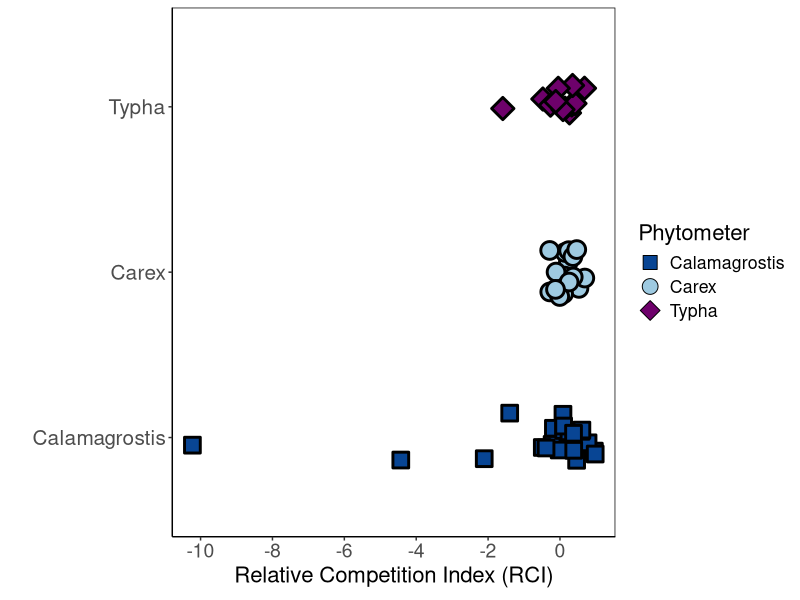

This chart was generated by the following R code: (Note: this script raises an error after producing the figure.)

library(tidyverse)
library(ggpubr)
library(cowplot)
library(gridExtra)


RCI.res <- read.csv("Data/RCI_residents.csv")
str(RCI.res) 
RCI.res$Year <- as.factor(RCI.res$Year)

sum <- RCI.res %>% 
  group_by(Phytometer, Year) %>% 
  summarise(average = mean(RCI),
            std = sd(RCI),
            N = length(RCI),
            SE = (std/(sqrt(N))))

#  Phytometer    Year  average   std     N     SE
#1 Calamagrostis 2016  -1.37   3.50     10 1.11  
#2 Calamagrostis 2017   0.163  0.420     9 0.140 
#3 Carex         2016   0.365  0.244     5 0.109 
#4 Carex         2017   0.0611 0.244    11 0.0735
#5 Typha         2016   0.188  0.383     6 0.156 
#6 Typha         2017  -0.192  0.699     6 0.285 

sum.res <- RCI.res %>% 
  group_by(Phytometer) %>% 
  summarise(average = mean(RCI),
            std = sd(RCI),
            N = length(RCI),
            SE = (std/(sqrt(N))))

#Phytometer     average   std     N     SE
#1 Calamagrostis -0.646   2.61     19 0.600 
#2 Carex          0.156   0.277    16 0.0692
#3 Typha         -0.00193 0.573    12 0.165

##### Resident species ##############

colours = c("Calamagrostis" = "#084594", 
            "Typha" = "#6e016b", 
            "Carex" = "#9ecae1", 
            "Phragmites" = "#fb6a4a")

shapes = c("Calamagrostis" = 22, 
           "Typha" = 23, 
           "Carex" = 21, 
           "Phragmites" = 24)

RCI.plot <- ggplot(RCI.res, 
                   aes(x = Phytometer, y = RCI, 
                       fill = Phytometer, shape = Phytometer)) + 
  geom_jitter(aes(stroke = 1.5),
              width = 0.15,
              height = 0.15,
             size = 5) +
  theme_classic() +
  labs(x = " ",
       y = expression(paste("Relative Competition Index (RCI)"))) + 
  theme(panel.border = element_rect(fill = NA)) +
  theme(text = element_text(size = 16),
        axis.text.x = element_text(size = 14),
        axis.text.y = element_text(size = 15)) +
  coord_flip() +
  scale_fill_manual(values = colours) +
  scale_shape_manual(values = shapes) +
  scale_y_continuous(breaks = c(-12, -10, -8, -6, -4, -2, 0, 2)) 

ggsave("Figures/RCI_residents.jpeg")

###### Phragmites ###############

RCI.phrag <- read.csv("Data/RCI.phrag.csv")
str(RCI.phrag) 
RCI.phrag$Year <- as.factor(RCI.phrag$Year)

RCI.phrag <- RCI.phrag %>% 
  unite("Phytometer", Phytometer,Neighbours, remove = FALSE)


ph.sum <- RCI.phrag %>% 
  group_by(Phytometer, Year) %>% 
  summarise(average = mean(RCI),
            std = sd(RCI),
            N = length(RCI),
            SE = (std/(sqrt(N))))

#   spp_n                    Year  average   std     N    SE
#1 Phragmites_Calamagrostis 2016  -0.123  0.544     6 0.222
#2 Phragmites_Calamagrostis 2017  -0.373  0.958     4 0.479
#3 Phragmites_Carex         2016  -0.675  2.05      5 0.915
#4 Phragmites_Carex         2017   0.104  0.728     4 0.364
#5 Phragmites_Typha         2016  -0.0544 0.373     5 0.167
#6 Phragmites_Typha         2017  -0.361  0.670     7 0.253


sum.phr <- RCI.phrag %>% 
  group_by(Phytometer) %>% 
  summarise(average = mean(RCI),
            std = sd(RCI),
            N = length(RCI),
            SE = (std/(sqrt(N))))

#Phytometer               average   std     N    SE
#<chr>                      <dbl> <dbl> <int> <dbl>
#1 Phragmites_Calamagrostis  -0.223 0.698    10 0.221
#2 Phragmites_Carex          -0.329 1.57      9 0.523
#3 Phragmites_Typha          -0.233 0.566    12 0.163

##### Resident species ##############

ph.sum <- ph.sum %>% 
  mutate(Year = fct_relevel(Year, "2017", "2016"))

RCI.plot2 <- ggplot(RCI.phrag, 
                    aes(x = Neighbours, y = RCI, 
                        fill = Phytometer, shape = Neighbours)) + 
  geom_jitter(aes(stroke = 1.5),
              width = 0.15,
              height = 0.15,
              size = 5) +
  theme_classic() +
  labs(x = " ",
       y = expression(paste("Relative Competition Index (RCI)"))) + 
  theme(panel.border = element_rect(fill = NA)) +
  theme(text = element_text(size = 16),
        axis.text.x = element_text(size = 14),
        axis.text.y = element_text(size = 15)) +
  coord_flip() +
  scale_fill_manual(values = colours) +
  scale_shape_manual(values = shapes) +
  scale_y_continuous(breaks = c(-12, -10, -8, -6, -4, -2, 0, 2)) 


RCI.panel <- RCI.plot + RCI.plot2 +
  plot_layout(ncol = 1) +
  plot_annotation(tag_levels = 'A')

ggsave("Figures/RCI_panel.TIFF", RCI.panel,
       dpi = 150, units = "in")



summed <- full_join(sum, ph.sum)

summed <- summed %>% 
  mutate(Year = fct_relevel(Year, "2017", "2016"))

summed <- summed %>% 
  mutate(Phytometer = fct_relevel(Phytometer, 
                                  "Typha", 
                                  "Carex", 
                                  "Calamagrostis",
                                  "Phragmites_Typha", 
                                  "Phragmites_Carex", 
                                  "Phragmites_Calamagrostis"))


RCI.plot.all <- ggplot(summed, aes(x = Phytometer, y = average, colour = Year, shape = Year)) + 
  geom_point(position = position_dodge(0.6),
             size = 5) +
  geom_errorbar(aes(ymin = average - SE, ymax = average + SE),
                width = 0.3, position = position_dodge(0.6),
                color = "black",
                size = 1) +
  theme_classic() +
  scale_colour_manual(values = c("#00441b", "#08519c")) +
  labs(x = " ",
       y = expression(paste("Relative Competition Index (RCI)"))) + 
  theme(panel.border = element_rect(fill = NA)) +
  theme(text = element_text(size = 16),
        axis.text.x = element_text(size = 14),
        axis.text.y = element_text(size = 15)) +
  geom_hline(yintercept = 0, linetype = "dashed",
             size = 1) +
  coord_flip() +
  theme(axis.text.y = element_text(angle = 30))

######### No Years Apart ###############

sum.phrag <- RCI.phrag %>% 
  group_by(Phytometer) %>% 
  summarise(average = mean(RCI),
            std = sd(RCI),
            N = length(RCI),
            SE = (std/(sqrt(N))))

#  Phytometer               average   std     N    SE
#1 Phragmites_Calamagrostis  -0.223 0.698    10 0.221
#2 Phragmites_Carex          -0.329 1.57      9 0.523
#3 Phragmites_Typha          -0.233 0.566    12 0.163

write.csv(sum.phrag, "Data/phrag.RCI.sum.csv")

RCI.plot.phr <- ggplot(sum.phrag, 
                       aes(x = Phytometer, 
                           y = average, 
                           shape = Phytometer)) + 
  geom_errorbar(aes(ymin = average - SE, ymax = average + SE),
                width = 0.3, 
                color = "black",
                size = 1) +
  geom_point(size = 5,
             colour = "#737373") +
  theme_classic(base_size = 14) +
  ylab("Relative Competition Index (RCI)") + 
  theme(panel.border = element_rect(fill = NA)) +
  theme(axis.title.y=element_blank(),
        axis.text.y=element_blank(),
        axis.ticks.y=element_blank()) +
  geom_hline(yintercept = 0, linetype = "dashed",
             size = 1) +
  coord_flip() +
  theme(legend.position = c(0.2, 0.8)) +
  theme(legend.title = element_blank()) +
  theme(legend.text=element_text(size = 11))

RCI.plot.phr

ggsave("Figures/RCI_phrag.TIFF", RCI.plot.phr,
       dpi = 300)


sum.res <- RCI.res %>% 
  group_by(Phytometer) %>% 
  summarise(average = mean(RCI),
            std = sd(RCI),
            N = length(RCI),
            SE = (std/(sqrt(N))))

#Phytometer     average   std     N     SE
#1 Calamagrostis -0.651   2.53     21 0.552 
#2 Carex          0.156   0.277    16 0.0692
#3 Typha         -0.00193 0.573    12 0.165 

RCI.plot.res <- ggplot(sum.res, aes(x = Phytometer, y = average, shape = Phytometer)) + 
    geom_errorbar(aes(ymin = average - SE, ymax = average + SE),
                width = 0.3, 
                color = "black",
                size = 1) +
  geom_point(size = 5,
             colour = "#00441b") +
  theme_classic(base_size = 14) +
  theme(axis.title.y=element_blank(),
        axis.text.y=element_blank(),
        axis.ticks.y=element_blank()) +
  theme(panel.border = element_rect(fill = NA)) +
  geom_hline(yintercept = 0, linetype = "dashed",
             size = 1) +
  ylab("Relative Competition Index (RCI)") +
  coord_flip() +
  theme(legend.position = c(0.15, 0.8)) +
  theme(legend.title = element_blank()) +
  theme(legend.text=element_text(size=11))

RCI.plot.res


ggsave("Figures/RCI_residents.TIFF", RCI.plot.phr,
       dpi = 300)



panel.RCI <- ggarrange(RCI.plot.res, RCI.plot.phr,
                       nrow = 2,
                   labels = "AUTO",
                   hjust = c(-2, -2),
                   vjust = 2)

panel.RCI

ggsave("Figures/RCI_panel.TIFF", panel.RCI,
       dpi = 300)

######## RCI Density Plots ##########
RCI.res <- read.csv("Data/RCI_residents.csv")
RCI.res

rci.res.den <- ggplot(RCI.res, aes(x = RCI, fill = as.factor(Phytometer))) +
  geom_density(alpha = 0.5, size = 1) +
  facet_wrap("Phytometer") + 
  scale_fill_manual(values = c("grey", "grey", "grey")) +
  theme_classic(base_size = 12) +
  theme(panel.border = element_rect(fill = NA)) +
  labs(x = " ",
       y = "Density") +
  theme(legend.position = "none",
        strip.text = element_text(size=12),
        axis.text.x = element_text(size = 12),
        axis.text.y = element_text(size = 12)) +
  xlim(-15, 2) +
  geom_vline(xintercept = 0, linetype="dotted", 
             color = "black", size=2)

rci.res.den 

ggsave("Figures/RCI_density.TIFF", rci.res.den,
       dpi= 300)




RCI.phrag <- read.csv("Data/RCI.phrag.csv")
RCI.phrag

RCI.phrag <- RCI.phrag %>% 
  unite("Species", Phytometer,Neighbours, remove = FALSE)

rci.phr.den <- ggplot(RCI.phrag, aes(x = RCI, fill = as.factor(Phytometer))) +
  geom_density(alpha = 0.5, size = 1) +
  facet_wrap("Species") + 
  scale_fill_manual(values = c("grey")) +
  theme_classic(base_size = 12) +
  theme(panel.border = element_rect(fill = NA)) +
  labs(x = "Relative Competition Index (RCI)",
       y = "Density") +
  theme(legend.position = "none",
        strip.text = element_text(size=12),
        axis.text.x = element_text(size = 12),
        axis.text.y = element_text(size = 12)) +
  xlim(-5, 2) +
  geom_vline(xintercept = 0, linetype="dotted", 
             color = "black", size= 2)

rci.phr.den 

ggsave("Figures/RCI_phrag_density.TIFF", rci.phr.den,
       dpi= 300)


RCI.panel <- ggarrange(rci.res.den, rci.phr.den,
          nrow = 2,
          labels = "AUTO",
          hjust = -2,
          vjust = 2)

ggsave("Figures/RCI_panel.jpeg", RCI.panel,
       height = 6.68,
       width = 9,
       dpi = 300)

############ Raw Biomass ##########

weights16 <- read.csv("Data/weights_2016.csv")
weights17 <- read.csv("Data/weights_2017.csv")

weights <- full_join(weights16, weights17)


weights <- na.omit(weights)

weights <- weights %>% 
  unite("spp_trt", Species, Competition, remove = FALSE)

weights <- weights %>% #rename the factors
  mutate(Competition = fct_recode(Competition,
                                  "No competition" = "No",
                                  "Competition" = "Yes"))


target <- c("Carex", "Calamagrostis", "Typha")

weight.res <- weights %>% filter(Species %in% target)

res.den <- ggdensity(weight.res, x = "Total",
                     fill = "spp_trt", combine = TRUE)
res.den

weights$Competition <- factor(weights$Competition, 
                            levels = c("Competition",
                                       "No competition"))

weights %>% 
  group_by(Species, Competition) %>% 
  mutate(mean = mean(Total),
         median = median(Total)) -> weights


weights %>% 
  group_by(Species) %>% 
  summarise(mean = mean(Total),
         median = median(Total),
         std = sd(Total),
         N = length(Total),
         sterr = std/sqrt(N))

#  Species        mean median   std   N   sterr
#1 Calamagrostis  1.87   1.59  1.91   43  0.291
#2 Carex          2.09   1.98  1.10   33  0.191
#3 Phragmites     21.0   20.3  11.8   66  1.45 
#4 Typha          37.5   37.1  10.4   24  2.13 



library(viridis)

density <- ggplot(weights, aes(x = Competition, 
                               y = Total)) +
  geom_jitter(aes(colour = Competition,
                  shape = Competition),
              width = 0.1,
              height = 1,
              size = 2.5,
              alpha = 0.7) +
  facet_wrap("Species") + 
  theme_classic(base_size = 12) +
  theme(legend.title=element_text(size=9), 
        legend.text=element_text(size=9)) +
  theme(panel.border = element_rect(fill = NA),
        axis.text.x = element_text(size = 12),
        axis.text.y = element_text(size = 12),
        strip.text = element_text(size=12)) +
  labs(x = "",
       y = "Total Biomass (g)") +
  labs(fill = "Competition") +
  scale_colour_manual(values = c("#24908C", "#3A518B")) +
  theme(legend.position = "none") +
  stat_summary(aes(shape = Competition, size = 0.5),
               fun.data = "mean_se", fun.args = list(mult = 1), 
               geom = "pointrange", size = 1) +
  scale_y_continuous(breaks = c(0, 10, 20, 30, 40, 50, 60))

density

ggsave("Figures/biomass_density.TIFF", density,
       dpi = 300)


##### Light Penetration #########
phrag.light.pair <- read.csv("Data/Light_phrag.csv")
light.res.pair <- read.csv("Data/light_resident.csv")

light <- full_join(phrag.light.pair, light.res.pair)

light <- light %>% #rename the factors
  mutate(Competition = fct_recode(Competition,
                                "No competition" = "no",
                                "Competition" = "yes"))

light$Competition <- factor(light$Competition, 
                                   levels = c("Competition",
                                              "No competition"))



light %>% 
  group_by(Phytometer, Competition) %>% 
  mutate(mean = mean(Incident),
         median = median(Incident)) -> light



light.den <- ggplot(light, aes(x = Competition,
                               y = Incident)) +
  geom_jitter(aes(colour = Competition,
                  shape = Competition),
              width = 0.07,
              height = 1,
              size = 2.5,
              alpha = 0.7) +
  facet_wrap("Phytometer") + 
  scale_colour_manual(values = c("#24908C", "#3A518B")) +
  theme_classic(base_size = 12) +
  theme(legend.title=element_text(size=9), 
        legend.text=element_text(size=9),
        axis.text.x = element_text(size = 12),
        axis.text.y = element_text(size = 12),
        strip.text = element_text(size=12)) +
  theme(panel.border = element_rect(fill = NA)) +
  labs(y = expression(paste("Photosynthetically Active Radiation "," ", " ( ", "\u00B5mol  ",  s^-1, " ", m^-2, sep=")")),
       x = " ") +
  theme(legend.position = "none") +
  stat_summary(aes(shape = Competition, size = 0.5),
               fun.data = "mean_se", fun.args = list(mult = 1), 
               geom = "pointrange", size = 1) 

light.den

ggsave("Figures/Light_densityplot.TIFF", light.den,
       dpi = 300)


light.biomass.jitter <- ggarrange(light.den, density,
                           ncol = 2,
                           labels = "AUTO",
                           hjust = -2)


ggsave("Figures/PAR_biomass_jitter.jpeg", light.biomass.jitter,
       dpi = 300)









Light.Biomass <- ggarrange(light.den, density,
                           rci.res.den, rci.phr.den, 
                       ncol = 2,
                       nrow = 2,
                       labels = "AUTO",
                       hjust = c(-3.5, -2.5, -3, -3),
                       vjust = 2)

Light.Biomass

ggsave("Figures/Light_Biomass.TIFF", Light.Biomass,
       height = 9.3, width = 14, units = "in",
       dpi = 300)

####### Height ###########

height6 <- read.csv("Data/Height_long_2016.csv")
height6$height <- as.numeric(height6$height)

date6 <- height6$date
dates <- dmy(date6)

height6$dates <- dates
height6

height7 <- read.csv("Data/Height_long_2017.csv")

height7 <- na.omit(height7)
str(height7)

height7$height <- as.numeric(height7$height)

date <- height7$date
dates <- dmy(date)

height7$dates <- dates

height7

heights <- full_join(height6, height7)

heights <- heights %>% #rename the factors
  mutate(Species = fct_recode(Species,
                              "Calamagrostis" = "Calamagrositis"))


heights <- heights %>% 
  unite("spp_trt", Species, Competition, remove = FALSE)

heights <- heights %>% 
  separate(dates, c(NA,"Month", NA), remove = FALSE) 

unique(heights$Species)


height.sum.month <- heights %>% group_by(spp_trt, Month) %>% 
  summarise(avg = mean(height),
            sd = sd(height),
            N = length(height),
            str = (sd/(sqrt(N))))



height.sum.month <- height.sum.month %>% 
  separate(spp_trt, c("Species", NA), remove = FALSE) %>% 
  separate(spp_trt, c(NA, "Competition"), remove = FALSE) 


height.sum.month <- height.sum.month %>% #rename the factors
  mutate(Month = fct_recode(Month,
                              "May" = "05",
                            "June" = "06",
                            "July" = "07"))



plot.month <- ggplot(height.sum.month, aes(x = Month, y = avg,
                                shape = Species,
                                group = spp_trt,
                                color = Competition)) +
  geom_errorbar(aes(ymin = avg - str, ymax = avg + str), width = 0.1) +
  geom_line(color = "black") +
  geom_point(size = 5) + 
  #scale_x_date(date_labels = "%d-%b-%y",
    #           date_breaks = "1 week") +
  theme_classic() +
  labs(y = "Height (cm)",
       x = "") + 
  scale_color_manual(values = c("grey","black")) +
  scale_shape_manual(values = c(15, 16, 17, 18)) +
  theme(panel.border = element_rect(fill = NA)) +
  theme(text = element_text(size = 14),
        axis.text.x = element_text(size = 12),
        axis.text.y = element_text(size = 14)) +
  labs(shape = "Phytometer") +
  ylim(50, 250) 

plot.month

ggsave("Figures/Height_2016_2017.JPEG", plot.month)




height.sum <- heights %>% group_by(spp_trt, dates) %>% 
  summarise(avg = mean(height),
            sd = sd(height),
            N = length(height),
            str = (sd/(sqrt(N))))


height.sum <- height.sum %>% 
  separate(spp_trt, c("Species", NA), remove = FALSE) %>% 
  separate(spp_trt, c(NA, "Competition"), remove = FALSE) %>% 
  separate(dates, c("Year", NA, NA), remove = FALSE)

colnames(height.sum)


height.16 <- height.sum %>% filter(Year == "2016")
height.17 <- height.sum %>% filter(Year == "2017")

plot16 <- ggplot(height.16, aes(x = dates, y = avg,
                           shape = Competition,
                           group = spp_trt,
                           colour = Competition)) +
  geom_errorbar(aes(ymin = avg - str, ymax = avg + str), width = 0.7) +
  geom_line(color = "black") +
  geom_point(size = 5) + 
  facet_wrap("Species") +
  scale_x_date(date_labels = "%d-%b-%y",
                    date_breaks = "2 week") +
  theme_classic() +
  labs(y = "Height (cm)",
       x = "") + 
  scale_color_manual(values = c("grey","black")) +
  #scale_shape_manual(values = c(15, 16, 17, 18)) +
  theme(panel.border = element_rect(fill = NA)) +
  theme(text = element_text(size = 14),
        axis.text.x = element_text(size = 12),
        axis.text.y = element_text(size = 14)) +
  labs(shape = "Competition") 

plot16


plot17 <- ggplot(height.17, aes(x = dates, y = avg,
                                shape = Competition,
                                group = spp_trt,
                                colour = Competition)) +
  geom_errorbar(aes(ymin = avg - str, ymax = avg + str), width = 0.7) +
  geom_line(color = "black") +
  geom_point(size = 5) + 
  facet_wrap("Species") +
  scale_x_date(date_labels = "%d-%b-%y",
               date_breaks = "2 week") +
  theme_classic() +
  labs(y = "Height (cm)",
       x = "") + 
  scale_color_manual(values = c("grey","black")) +
  #scale_shape_manual(values = c(15, 16, 17, 18)) +
  theme(panel.border = element_rect(fill = NA)) +
  theme(text = element_text(size = 14),
        axis.text.x = element_text(size = 12),
        axis.text.y = element_text(size = 14)) +
  labs(shape = "Treatment") 

plot17



panel <- ggarrange(plot16, plot17,
          common.legend = TRUE,
          legend = "bottom",
          labels = "AUTO")

ggsave("Figures/Height_panel.JPEG", panel)


# Starting height ---------------------------------------------------------

heights.start <- heights %>% 
  filter(Month == "05")

unique(heights.start$dates)

heights.start <- heights.start %>% 
  filter(date != c("270517"))

colnames(heights.start)


heights.start <- heights.start %>% 
  separate(dates, c("Year", NA, NA), remove = FALSE) %>% 
  separate(dates, c(NA, "Month", NA), remove = FALSE) 




phy.height <- ggplot(heights.start, 
       aes(x = Year, y = height,
           shape = Competition,
           colour = Competition)) +
  geom_jitter(aes(shape = Competition, 
                  color = Competition), 
    position = position_jitterdodge(jitter.width = 0.15,
                                    dodge.width = 0.7),
    size = 4,
    alpha = 0.55) + 
  facet_wrap("Species") +
  theme_classic() +
  labs(y = "Height (cm)",
       x = "") + 
  scale_color_manual(values = c("#24908C", "#3A518B")) +
  theme(panel.border = element_rect(fill = NA)) +
  theme(text = element_text(size = 14),
        axis.text.x = element_text(size = 12),
        axis.text.y = element_text(size = 14)) +
  scale_y_continuous(breaks = c(20, 40, 60, 80, 100, 120)) +
  stat_summary(aes(shape = Competition, size = 0.5),
               fun.data = "mean_se", fun.args = list(mult = 1), 
               geom = "pointrange", size = 1,
               colour = "black",
               position = position_dodge(0.8)) +
  theme(legend.position = c(0.6,0.07),
        legend.background = element_rect(linetype = 1, 
                                         size = 0.5, colour = 1))

phy.height 

ggsave("Figures/phytometer_starting_height.jpeg", phy.height)
